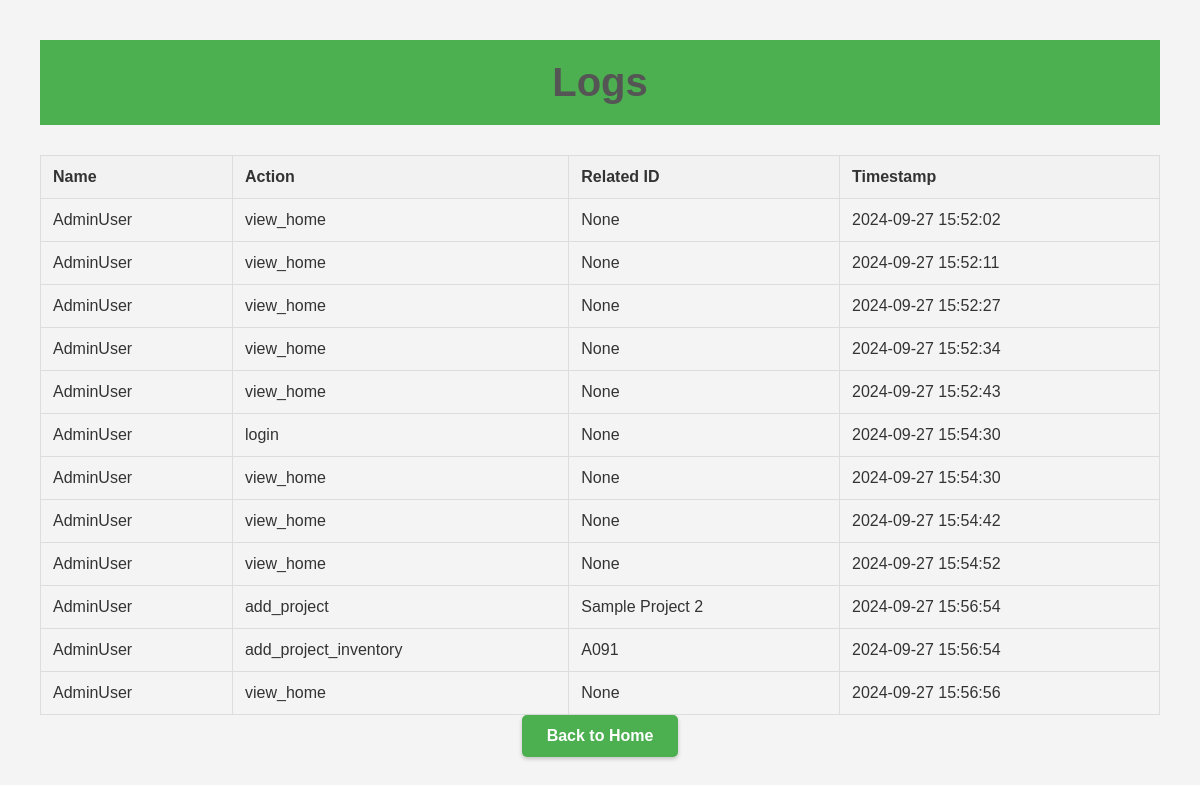
Screenshot of /view_logs (signed in) with the database file from the repository.
### tables this page shows
CREATE TABLE "logs" (
                "id" INTEGER PRIMARY KEY AUTOINCREMENT,
                "Name" TEXT NOT NULL,
                "action" TEXT NOT NULL,
                "related_id" TEXT,
                "timestamp" DATETIME DEFAULT CURRENT_TIMESTAMP
                );

### app.py (the view)
@app.route('/view_logs')
@login_required
@role_required('Admin')
def view_logs():
    db = get_db_connection()
    cursor = db.cursor()
    cursor.execute('SELECT * FROM logs')
    logs = cursor.fetchall()
    return render_template('view_logs.html', logs=logs)

### app.py (called while the page is built)
def get_db_connection():
    database = os.path.join(os.path.dirname(os.path.abspath(__file__)), 'inventory.db')
    conn = sqlite3.connect(database)
    conn.row_factory = sqlite3.Row
    return conn

def login_required(f):
    @wraps(f)
    def decorated_function(*args, **kwargs):
        if 'logged_in' not in session:
            return redirect(url_for('login'))
        return f(*args, **kwargs)
    return decorated_function

def role_required(role):
    def decorator(f):
        @wraps(f)
        def decorated_function(*args, **kwargs):
            if session.get('type') != role:
                return 'Access Denied', 403
            return f(*args, **kwargs)
        return decorated_function
    return decorator

### templates/view_logs.html (shortened to what this page needs)
<!DOCTYPE html>
<html>
<head>
    <link rel="stylesheet" href="{{ url_for('static', filename='css/style.css') }}">
</head>
<body>
    <h1>Logs</h1>
    <table border="1">
        <tr>
            <th>Name</th>
            <th>Action</th>
            <th>Related ID</th>
            <th>Timestamp</th>
        </tr>
        {% for log in logs %}
        <tr>
            <td>{{ log['Name'] }}</td>
            <td>{{ log['action'] }}</td>
            <td>{{ log['related_id'] }}</td>
            <td>{{ log['timestamp'] }}</td>
        </tr>
        {% endfor %}
    </table>
    <a href="{{ url_for('home') }}" class="button">Back to Home</a>
</body>
</html>

### static/css/style.css (style rules this page uses)
body { font-family: 'Arial', sans-serif; margin: 0; padding: 0; background-color: #ffffff; color: #333; }
h1 { position: relative; z-index: 1000; background-color: #4CAF50; color: #ffffff; text-align: center; padding: 20px 0; margin: 0; font-size: 2.5em; transition: opacity 0.3s ease; }
a.button { display: inline-block; padding: 12px 25px; margin-bottom: 20px; background-color: #4CAF50; color: white; text-decoration: none; border-radius: 5px; cursor: pointer; font-weight: bold; transition: background-color 0.3s ease, transform 0.3s ease; box-shadow: 0 2px 4px rgba(0, 0, 0, 0.2); }
table { width: 100%; border-collapse: collapse; }
th, td { padding: 12px; border: 1px solid #ddd; text-align: left; }
th { background-color: #f2f2f2; }
body { font-family: Arial, sans-serif; margin: 20px; padding: 20px; background-color: #f4f4f4; color: #333; text-align: center; }
h1 { margin-bottom: 30px; color: #555; }

### rows the page displays
logs: Name "AdminUser", action "view_home", related_id "None", timestamp "2024-09-27 15:52:02"
logs: Name "AdminUser", action "view_home", related_id "None", timestamp "2024-09-27 15:52:11"
logs: Name "AdminUser", action "view_home", related_id "None", timestamp "2024-09-27 15:52:27"
logs: Name "AdminUser", action "view_home", related_id "None", timestamp "2024-09-27 15:52:34"
logs: Name "AdminUser", action "view_home", related_id "None", timestamp "2024-09-27 15:52:43"
logs: Name "AdminUser", action "login", related_id "None", timestamp "2024-09-27 15:54:30"
logs: Name "AdminUser", action "view_home", related_id "None", timestamp "2024-09-27 15:54:30"
logs: Name "AdminUser", action "view_home", related_id "None", timestamp "2024-09-27 15:54:42"
logs: Name "AdminUser", action "view_home", related_id "None", timestamp "2024-09-27 15:54:52"
logs: Name "AdminUser", action "add_project", related_id "Sample Project 2", timestamp "2024-09-27 15:56:54"
logs: Name "AdminUser", action "add_project_inventory", related_id "A091", timestamp "2024-09-27 15:56:54"
logs: Name "AdminUser", action "view_home", related_id "None", timestamp "2024-09-27 15:56:56"
